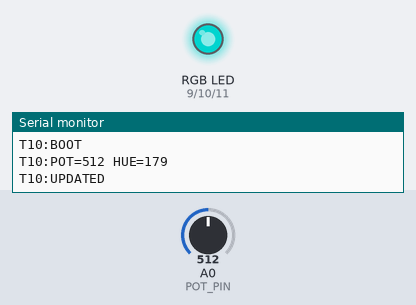
The sketch below on a simulated Arduino Uno, built with avr-gcc and run on an emulated ATmega328P. On the bench: an RGB LED mixed from three pins (HIGH = lit), the last lines printed to the serial monitor. The test bench sets the inputs (shaded band); at power-on: A0 (POT_PIN) = 512. Dim RGB values are drawn brighter than linear.

Above: at 1.2 s.
1.3 s: A0 (POT_PIN) set to 716
At 2.5 s:
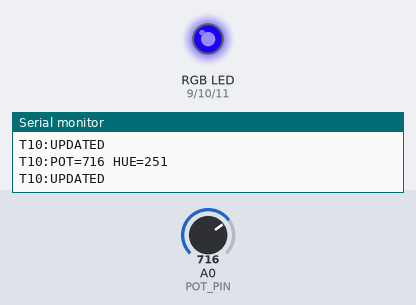
2.8 s: A0 (POT_PIN) set to 900
At 3.5 s:
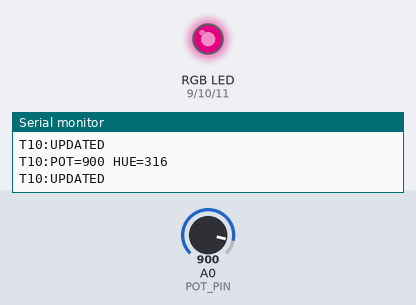
4.3 s: A0 (POT_PIN) set to 1023
At 5.5 s:
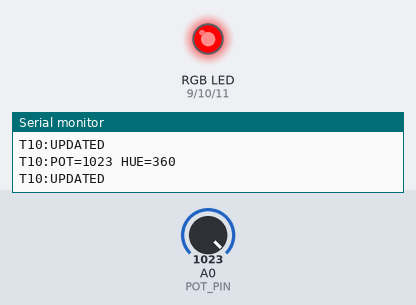
5.8 s: A0 (POT_PIN) set to 306
At 6.1 s:
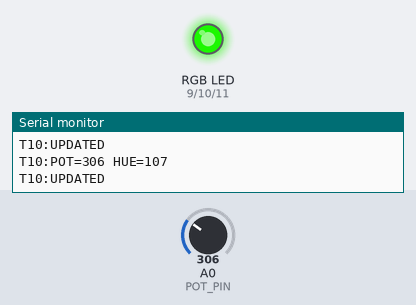
7.3 s: A0 (POT_PIN) set to 160
At 8.3 s:
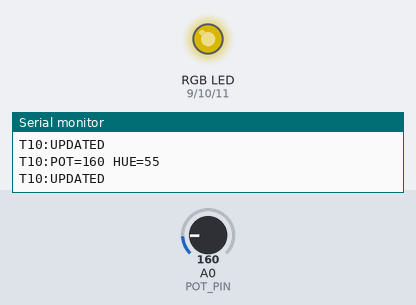
8.8 s: A0 (POT_PIN) set to 0
At 9.2 s:
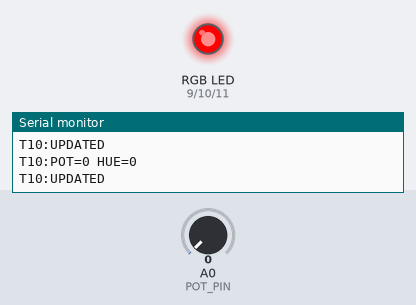
Timing chart, 0 to 11.3 s (numbered marks = the images above; inputs shaded):
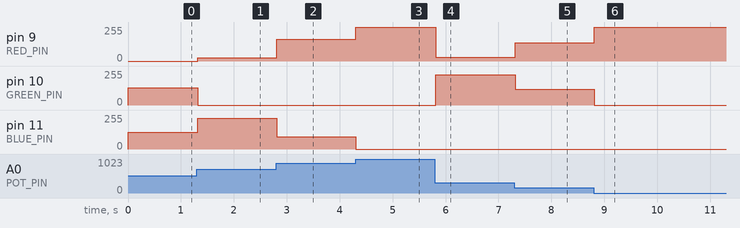

The sketch:

task10_rgb_palette.ino
```cpp
const byte RED_PIN = 9;
const byte GREEN_PIN = 10;
const byte BLUE_PIN = 11;
const byte POT_PIN = A0;

int lastPrintedPot = -10;

void setColor(byte red, byte green, byte blue) {
  analogWrite(RED_PIN, red);
  analogWrite(GREEN_PIN, green);
  analogWrite(BLUE_PIN, blue);
}

void setHue(byte hue) {
  if (hue < 85) {
    setColor(255 - hue * 3, hue * 3, 0);
  } else if (hue < 170) {
    hue -= 85;
    setColor(0, 255 - hue * 3, hue * 3);
  } else {
    hue -= 170;
    setColor(hue * 3, 0, 255 - hue * 3);
  }
}

void setup() {
  pinMode(RED_PIN, OUTPUT);
  pinMode(GREEN_PIN, OUTPUT);
  pinMode(BLUE_PIN, OUTPUT);
  Serial.begin(9600);
  Serial.println(F("T10:BOOT"));
}

void loop() {
  const int pot = analogRead(POT_PIN);
  const byte hue = map(pot, 0, 1023, 0, 255);
  setHue(hue);

  if (abs(pot - lastPrintedPot) >= 4) {
    lastPrintedPot = pot;
    Serial.print(F("T10:POT="));
    Serial.print(pot);
    Serial.print(F(" HUE="));
    Serial.println(map(hue, 0, 255, 0, 360));
    Serial.println(F("T10:UPDATED"));
  }

  delay(20);
}
```

Measured:
- after the input at 1.3 s, pin 9 (RED_PIN): 0/255 → 24/255 at once; pin 10 (GREEN_PIN): 129/255 → 0/255 at once; pin 11 (BLUE_PIN): 126/255 → 231/255 at once
- after the input at 2.8 s, pin 9 (RED_PIN): 24/255 → 162/255 at once; pin 11 (BLUE_PIN): 231/255 → 93/255 at once
- after the input at 4.3 s, pin 9 (RED_PIN): 162/255 → 255/255 at once; pin 11 (BLUE_PIN): 93/255 → 0/255 at once
- after the input at 5.8 s, pin 9 (RED_PIN): 255/255 → 27/255 at once; pin 10 (GREEN_PIN): 0/255 → 228/255 at once
- after the input at 7.3 s, pin 9 (RED_PIN): 27/255 → 138/255 at once; pin 10 (GREEN_PIN): 228/255 → 117/255 at once
- after the input at 8.8 s, pin 9 (RED_PIN): 138/255 → 255/255 at once; pin 10 (GREEN_PIN): 117/255 → 0/255 at once
